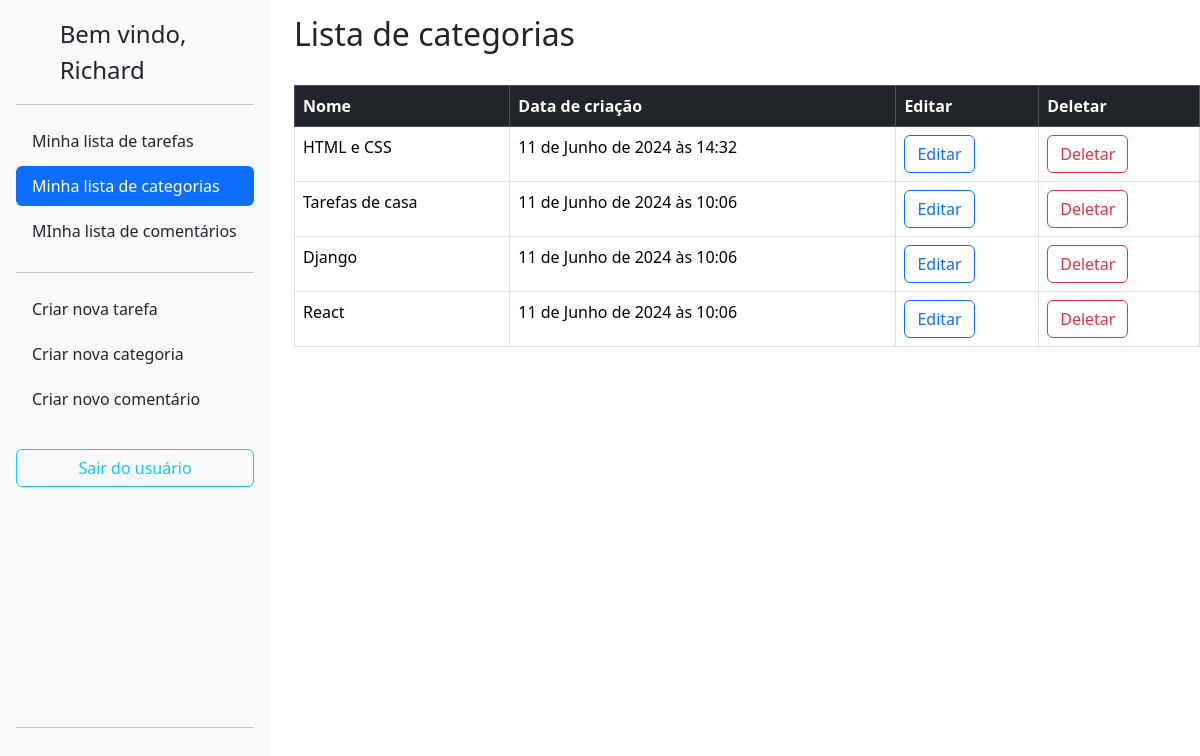
Screenshot of /category/ (signed in) with the database file from the repository.
### lizetest/accounts/models.py (models this page shows, shortened)
class User(AbstractBaseUser, PermissionsMixin):
	username = models.CharField(
		_('username'),
		max_length=150,
		unique=True,
		help_text=('150 caracteres ou menos. Letras, números e @/./+/-/_ apenas.'),
		error_messages={
			'unique': _("A user with that username already exists."),
		},
		null=True,
		blank=True
	)
	name = models.CharField(_('name'), max_length=100, blank=True)
	email = models.EmailField(_('email address'), unique=True)
	is_staff = models.BooleanField(
		_('staff status'),
		default=False,
		help_text=_('Designates whether the user can log into this admin site.'),
	)
	is_active = models.BooleanField(
		_('active'),
		default=True,
		help_text=_(
			'Designates whether this user should be treated as active. '
			'Unselect this instead of deleting accounts.'
		),
	)
	filtro = models.CharField(max_length=50,default='created_at')
	objects = UserManager()
	EMAIL_FIELD = 'email'
	USERNAME_FIELD = 'username'
	REQUIRED_FIELDS = ['email']
	class Meta:
		verbose_name = 'usuário'
		verbose_name_plural = 'usuários'

### lizetest/category/models.py (models this page shows, shortened)
class Category(BaseModel):
    name = models.CharField(max_length=255,verbose_name="Nome")
    author = models.ForeignKey(User,on_delete=models.CASCADE,blank=True)

### lizetest/category/views.py (the view)
# urls.py: path('', CategoryListView.as_view(), name='category_list'),
class CategoryListView(ListView,BaseViews):
    model = Category
    template_name = 'category_list.html'
    context_object_name = 'categorias'
    def get_queryset(self):
        return Category.objects.filter(author=self.request.user).order_by('-created_at')
    def get_context_data(self, **kwargs):
        context = super().get_context_data(**kwargs)
        context['user'] = self.request.user.username
        return context

### lizetest/core/models.py (called while the page is built)
    def dispatch(self, request, *args, **kwargs):
        if not request.user.is_authenticated:
            return redirect('accounts:login')
        return super().dispatch(request, *args, **kwargs)

### lizetest/category/templates/category_list.html (shortened to what this page needs)
{% extends 'base.html' %}
  {% block content %}
  <div class="row">
    <div class="col-auto">
      {% include 'sidebar.html' %}
    </div>
    <div class="col">
      <h2 style="padding-top: 15px;">Lista de categorias</h2><br>
      <table class="table table-bordered">
        <thead>
          <tr class="table-dark">
            <th scope="col">Nome</th>
            <th scope="col">Data de criação</th>
            <th scope="col">Editar</th>
            <th scope="col">Deletar</th>
          </tr>
        </thead>
        <tbody>
          {% for categoria in categorias %}
          <tr>
            <td onclick="query_task(this)" style="cursor: pointer;" name-category="{{categoria.name}}">{{categoria.name}}</td>
            <td>{{categoria.created_at}}</td>
            <td>
              <a href="{% url 'category:category_edit' pk=categoria.pk %}">
                <button type="button" class="btn btn-outline-primary">Editar</button>
              </a>
            </td>
            <td><a href="{% url 'category:category_delete' pk=categoria.pk %}">
                <button type="button" class="btn btn-outline-danger">Deletar</button>
              </a>
            </td>
          </tr>
          {% endfor %}
        </tbody>
      </table>
    </div>
  </div>
{% endblock %}

### lizetest/core/templates/sidebar.html (shortened to what this page needs)
<div class="d-flex flex-column flex-shrink-0 p-3 bg-light" style="width:270px; height: 95vh;">
    <a href="/" class="d-flex align-items-center mb-3 mb-md-0 me-md-auto link-dark text-decoration-none">
        <svg class="bi me-2" width="40" height="32">
            <use xlink:href="#bootstrap" />
        </svg>
        <span class="fs-4">Bem vindo, {{user}}</span>
    </a>
    <hr>
    <ul class="nav nav-pills flex-column mb-auto">
        <li class="nav-item">
            <a href="{% url 'todo:task_list' %}"
                class="nav-link {% if request.resolver_match.url_name == 'task_list' %}active{% else %}link-dark{% endif %}"
                aria-current="page">
                Minha lista de tarefas
            </a>
        </li>
        <li>
            <a href="{% url 'category:category_list' %}"
                class="nav-link {% if request.resolver_match.url_name == 'category_list' %}active{% else %}link-dark{% endif %}">
                Minha lista de categorias
            </a>
        </li>
        <li>
            <a href="{% url 'comments:comments_list' %}"
                class="nav-link {% if request.resolver_match.url_name == 'comments_list' %}active{% else %}link-dark{% endif %}">
                MInha lista de comentários
            </a>
        </li>
        <hr>
        <li>
            <a href="{% url 'todo:task_create' %}" class="nav-link link-dark"
                onmouseover="this.className='nav-link active'" onmouseout="this.className='nav-link link-dark'">
                Criar nova tarefa
            </a>
        </li>
        <li>
            <a href="{% url 'category:category_create' %}" class="nav-link link-dark"
                onmouseover="this.className='nav-link active'" onmouseout="this.className='nav-link link-dark'">
                Criar nova categoria
            </a>
        </li>
        <li style="padding-bottom: 30px;">
            <a href="{% url 'comments:comments_create' %}" class="nav-link link-dark"
                onmouseover="this.className='nav-link active'" onmouseout="this.className='nav-link link-dark'">
                Criar novo comentário
            </a>
        </li>
        <button type="button" class="btn btn-outline-info" id="btn-signout"> Sair do usuário </button>
    </ul>
    <hr>
</div>

### lizetest/core/templates/base.html (style rules this page uses)
li { padding-bottom: 5px; }

### rows the page displays
User: username "Richard"
Category: name "HTML e CSS", created_at "11 de Junho de 2024 às 14:32"
Category: name "Tarefas de casa", created_at "11 de Junho de 2024 às 10:06"
Category: name "Django", created_at "11 de Junho de 2024 às 10:06"
Category: name "React", created_at "11 de Junho de 2024 às 10:06"
